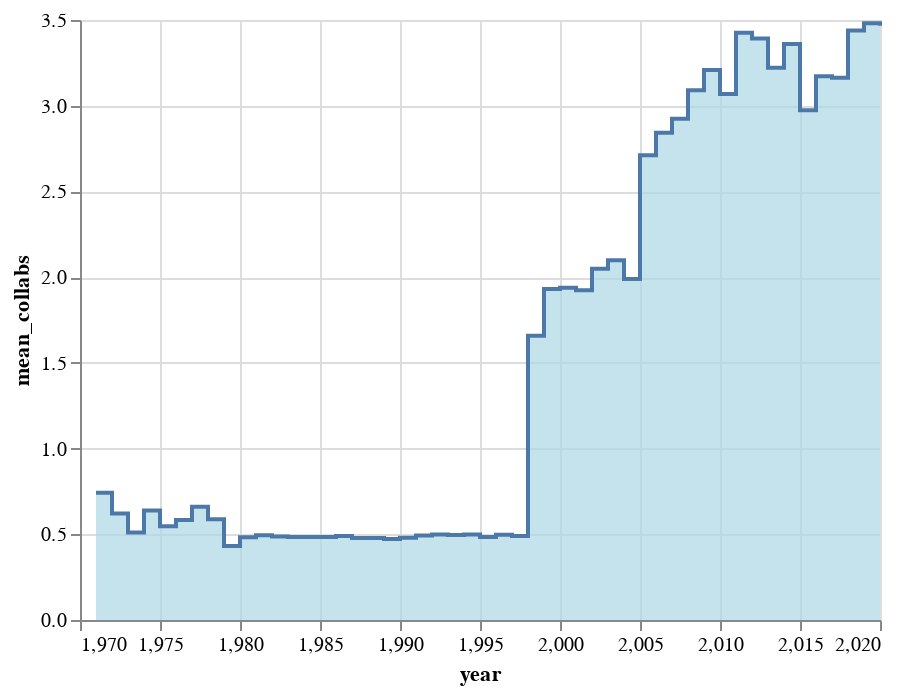

Notebook code for this chart:
### Code cell
alt.Chart(df_summary).mark_area(
    color="lightblue",
    interpolate='step-after',
    line=True
).encode(
    x='year',
    y='mean_collabs'
)

### Figure 1 — Vega-Lite specification as saved in the notebook (floating-point values rounded to 4 significant figures)
{"config": {"view": {"continuousWidth": 400, "continuousHeight": 300}}, "data": {"name": "data-b0d64454579e5b17c1b44d523476cb66"}, "mark": {"type": "area", "color": "lightblue", "interpolate": "step-after", "line": true}, "encoding": {"x": {"type": "quantitative", "field": "year"}, "y": {"type": "quantitative", "field": "mean_collabs"}}, "$schema": "https://vega.github.io/schema/vega-lite/v4.8.1.json", "datasets": {"data-b0d64454579e5b17c1b44d523476cb66": [{"year": 1971, "n_authors": 35, "n_papers": 28, "n_authors_per_paper": 1.5, "n_papers_per_author": 1.2, "n_collabs": 13, "n_isolates": 12, "mean_collabs": 0.7429, "largest_component": 0.1143, "deg_assort": -0.2133, "avg_clustering": 0.0, "transitivity": 0.0}, {"year": 1972, "n_authors": 58, "n_papers": 42, "n_authors_per_paper": 1.429, "n_papers_per_author": 1.034, "n_collabs": 18, "n_isolates": 22, "mean_collabs": 0.6207, "largest_component": 0.03448, "deg_assort": null, "avg_clustering": 0.0, "transitivity": 0.0}, {"year": 1973, "n_authors": 47, "n_papers": 36, "n_authors_per_paper": 1.333, "n_papers_per_author": 1.021, "n_collabs": 12, "n_isolates": 23, "mean_collabs": 0.5106, "largest_component": 0.04255, "deg_assort": null, "avg_clustering": 0.0, "transitivity": 0.0}, {"year": 1974, "n_authors": 47, "n_papers": 34, "n_authors_per_paper": 1.441, "n_papers_per_author": 1.043, "n_collabs": 15, "n_isolates": 17, "mean_collabs": 0.6383, "largest_component": 0.04255, "deg_assort": null, "avg_clustering": 0.0, "transitivity": 0.0}, {"year": 1975, "n_authors": 161, "n_papers": 131, "n_authors_per_paper": 1.359, "n_papers_per_author": 1.106, "n_collabs": 44, "n_isolates": 74, "mean_collabs": 0.5466, "largest_component": 0.01863, "deg_assort": -0.02326, "avg_clustering": 0.0, "transitivity": 0.0}, {"year": 1976, "n_authors": 120, "n_papers": 96, "n_authors_per_paper": 1.375, "n_papers_per_author": 1.1, "n_collabs": 35, "n_isolates": 54, "mean_collabs": 0.5833, "largest_component": 0.03333, "deg_assort": -0.09804, "avg_clustering": 0.0, "transitivity": 0.0}, {"year": 1977, "n_authors": 103, "n_papers": 81, "n_authors_per_paper": 1.432, "n_papers_per_author": 1.126, "n_collabs": 34, "n_isolates": 38, "mean_collabs": 0.6602, "largest_component": 0.02913, "deg_assort": -0.09677, "avg_clustering": 0.0, "transitivity": 0.0}, {"year": 1978, "n_authors": 34, "n_papers": 28, "n_authors_per_paper": 1.357, "n_papers_per_author": 1.118, "n_collabs": 10, "n_isolates": 14, "mean_collabs": 0.5882, "largest_component": 0.05882, "deg_assort": null, "avg_clustering": 0.0, "transitivity": 0.0}, {"year": 1979, "n_authors": 8860, "n_papers": 7996, "n_authors_per_paper": 1.248, "n_papers_per_author": 1.126, "n_collabs": 1914, "n_isolates": 5197, "mean_collabs": 0.4321, "largest_component": 0.0006772, "deg_assort": 0.01995, "avg_clustering": 0.0, "transitivity": 0.0}, {"year": 1980, "n_authors": 15717, "n_papers": 15008, "n_authors_per_paper": 1.265, "n_papers_per_author": 1.208, "n_collabs": 3797, "n_isolates": 8707, "mean_collabs": 0.4832, "largest_component": 0.000509, "deg_assort": -0.02675, "avg_clustering": 0.0001485, "transitivity": 0.004184}, {"year": 1981, "n_authors": 15820, "n_papers": 15090, "n_authors_per_paper": 1.271, "n_papers_per_author": 1.212, "n_collabs": 3909, "n_isolates": 8603, "mean_collabs": 0.4942, "largest_component": 0.0006321, "deg_assort": 0.0005716, "avg_clustering": 0.0, "transitivity": 0.0}, {"year": 1982, "n_authors": 13248, "n_papers": 12408, "n_authors_per_paper": 1.271, "n_papers_per_author": 1.191, "n_collabs": 3231, "n_isolates": 7205, "mean_collabs": 0.4878, "largest_component": 0.0006793, "deg_assort": -0.01462, "avg_clustering": 0.0, "transitivity": 0.0}, {"year": 1983, "n_authors": 14570, "n_papers": 13565, "n_authors_per_paper": 1.272, "n_papers_per_author": 1.184, "n_collabs": 3527, "n_isolates": 7947, "mean_collabs": 0.4841, "largest_component": 0.0004804, "deg_assort": -0.008598, "avg_clustering": 0.0, "transitivity": 0.0}, {"year": 1984, "n_authors": 14422, "n_papers": 13707, "n_authors_per_paper": 1.268, "n_papers_per_author": 1.206, "n_collabs": 3488, "n_isolates": 7955, "mean_collabs": 0.4837, "largest_component": 0.0007627, "deg_assort": 0.02082, "avg_clustering": 0.0001618, "transitivity": 0.00471}, {"year": 1985, "n_authors": 14106, "n_papers": 13415, "n_authors_per_paper": 1.268, "n_papers_per_author": 1.205, "n_collabs": 3418, "n_isolates": 7728, "mean_collabs": 0.4846, "largest_component": 0.0005671, "deg_assort": 0.004392, "avg_clustering": 0.0, "transitivity": 0.0}, {"year": 1986, "n_authors": 14348, "n_papers": 13360, "n_authors_per_paper": 1.272, "n_papers_per_author": 1.185, "n_collabs": 3513, "n_isolates": 7740, "mean_collabs": 0.4897, "largest_component": 0.000697, "deg_assort": -0.01331, "avg_clustering": 0.0, "transitivity": 0.0}, {"year": 1987, "n_authors": 14471, "n_papers": 13475, "n_authors_per_paper": 1.269, "n_papers_per_author": 1.181, "n_collabs": 3466, "n_isolates": 7976, "mean_collabs": 0.479, "largest_component": 0.0008983, "deg_assort": 0.05712, "avg_clustering": 0.0003686, "transitivity": 0.01172}, {"year": 1988, "n_authors": 13647, "n_papers": 12683, "n_authors_per_paper": 1.268, "n_papers_per_author": 1.179, "n_collabs": 3265, "n_isolates": 7483, "mean_collabs": 0.4785, "largest_component": 0.0005129, "deg_assort": 0.02302, "avg_clustering": 0.0, "transitivity": 0.0}, {"year": 1989, "n_authors": 15746, "n_papers": 14852, "n_authors_per_paper": 1.26, "n_papers_per_author": 1.189, "n_collabs": 3721, "n_isolates": 8757, "mean_collabs": 0.4726, "largest_component": 0.0004446, "deg_assort": -0.009351, "avg_clustering": 0.0, "transitivity": 0.0}, {"year": 1990, "n_authors": 15161, "n_papers": 14224, "n_authors_per_paper": 1.266, "n_papers_per_author": 1.187, "n_collabs": 3636, "n_isolates": 8336, "mean_collabs": 0.4797, "largest_component": 0.0005277, "deg_assort": 0.02035, "avg_clustering": 0.0001979, "transitivity": 0.005714}, {"year": 1991, "n_authors": 15641, "n_papers": 14467, "n_authors_per_paper": 1.278, "n_papers_per_author": 1.182, "n_collabs": 3851, "n_isolates": 8415, "mean_collabs": 0.4924, "largest_component": 0.0005115, "deg_assort": 0.0154, "avg_clustering": 0.0, "transitivity": 0.0}, {"year": 1992, "n_authors": 15973, "n_papers": 14889, "n_authors_per_paper": 1.278, "n_papers_per_author": 1.192, "n_collabs": 3978, "n_isolates": 8567, "mean_collabs": 0.4981, "largest_component": 0.0005008, "deg_assort": 0.07064, "avg_clustering": 0.0003965, "transitivity": 0.02396}, {"year": 1993, "n_authors": 15768, "n_papers": 14683, "n_authors_per_paper": 1.279, "n_papers_per_author": 1.191, "n_collabs": 3910, "n_isolates": 8438, "mean_collabs": 0.4959, "largest_component": 0.0005074, "deg_assort": -0.003961, "avg_clustering": 9.513e-05, "transitivity": 0.005445}, {"year": 1994, "n_authors": 17965, "n_papers": 16970, "n_authors_per_paper": 1.275, "n_papers_per_author": 1.204, "n_collabs": 4480, "n_isolates": 9653, "mean_collabs": 0.4987, "largest_component": 0.000835, "deg_assort": 0.04235, "avg_clustering": 0.0, "transitivity": 0.0}, {"year": 1995, "n_authors": 17882, "n_papers": 16748, "n_authors_per_paper": 1.269, "n_papers_per_author": 1.189, "n_collabs": 4327, "n_isolates": 9758, "mean_collabs": 0.484, "largest_component": 0.0005033, "deg_assort": 0.04411, "avg_clustering": 0.0001305, "transitivity": 0.004854}, {"year": 1996, "n_authors": 17514, "n_papers": 16117, "n_authors_per_paper": 1.28, "n_papers_per_author": 1.178, "n_collabs": 4354, "n_isolates": 9343, "mean_collabs": 0.4972, "largest_component": 0.0003997, "deg_assort": -0.007636, "avg_clustering": 0.0001713, "transitivity": 0.004886}, {"year": 1997, "n_authors": 17462, "n_papers": 15988, "n_authors_per_paper": 1.278, "n_papers_per_author": 1.17, "n_collabs": 4282, "n_isolates": 9388, "mean_collabs": 0.4904, "largest_component": 0.0004009, "deg_assort": 0.01113, "avg_clustering": 0.0, "transitivity": 0.0}, {"year": 1998, "n_authors": 21557, "n_papers": 14482, "n_authors_per_paper": 1.758, "n_papers_per_author": 1.181, "n_collabs": 17871, "n_isolates": 6230, "mean_collabs": 1.658, "largest_component": 0.004685, "deg_assort": 0.8288, "avg_clustering": 0.374, "transitivity": 0.8591}, {"year": 1999, "n_authors": 26441, "n_papers": 17212, "n_authors_per_paper": 1.864, "n_papers_per_author": 1.213, "n_collabs": 25535, "n_isolates": 6745, "mean_collabs": 1.931, "largest_component": 0.004992, "deg_assort": 0.7577, "avg_clustering": 0.4213, "transitivity": 0.8359}, {"year": 2000, "n_authors": 26663, "n_papers": 17873, "n_authors_per_paper": 1.847, "n_papers_per_author": 1.238, "n_collabs": 25841, "n_isolates": 6901, "mean_collabs": 1.938, "largest_component": 0.006038, "deg_assort": 0.8258, "avg_clustering": 0.4107, "transitivity": 0.8388}, {"year": 2001, "n_authors": 24504, "n_papers": 15852, "n_authors_per_paper": 1.86, "n_papers_per_author": 1.203, "n_collabs": 23559, "n_isolates": 6346, "mean_collabs": 1.923, "largest_component": 0.005673, "deg_assort": 0.7124, "avg_clustering": 0.4285, "transitivity": 0.8308}, {"year": 2002, "n_authors": 28400, "n_papers": 18485, "n_authors_per_paper": 1.912, "n_papers_per_author": 1.245, "n_collabs": 29089, "n_isolates": 6718, "mean_collabs": 2.049, "largest_component": 0.02947, "deg_assort": 0.6185, "avg_clustering": 0.4384, "transitivity": 0.788}, {"year": 2003, "n_authors": 27480, "n_papers": 17449, "n_authors_per_paper": 1.929, "n_papers_per_author": 1.225, "n_collabs": 28829, "n_isolates": 6391, "mean_collabs": 2.098, "largest_component": 0.004803, "deg_assort": 0.7948, "avg_clustering": 0.4556, "transitivity": 0.8458}, {"year": 2004, "n_authors": 11193, "n_papers": 6432, "n_authors_per_paper": 1.932, "n_papers_per_author": 1.11, "n_collabs": 11136, "n_isolates": 2806, "mean_collabs": 1.99, "largest_component": 0.005092, "deg_assort": 0.9276, "avg_clustering": 0.4537, "transitivity": 0.9234}, {"year": 2005, "n_authors": 33034, "n_papers": 18775, "n_authors_per_paper": 2.242, "n_papers_per_author": 1.274, "n_collabs": 44784, "n_isolates": 5384, "mean_collabs": 2.711, "largest_component": 0.09136, "deg_assort": 0.6143, "avg_clustering": 0.545, "transitivity": 0.7351}, {"year": 2006, "n_authors": 34145, "n_papers": 18837, "n_authors_per_paper": 2.3, "n_papers_per_author": 1.269, "n_collabs": 48534, "n_isolates": 5061, "mean_collabs": 2.843, "largest_component": 0.07846, "deg_assort": 0.6835, "avg_clustering": 0.5567, "transitivity": 0.7646}, {"year": 2007, "n_authors": 47580, "n_papers": 28125, "n_authors_per_paper": 2.254, "n_papers_per_author": 1.332, "n_collabs": 69576, "n_isolates": 7609, "mean_collabs": 2.925, "largest_component": 0.1646, "deg_assort": 0.5609, "avg_clustering": 0.5437, "transitivity": 0.7004}, {"year": 2008, "n_authors": 59667, "n_papers": 35104, "n_authors_per_paper": 2.318, "n_papers_per_author": 1.364, "n_collabs": 92181, "n_isolates": 8751, "mean_collabs": 3.09, "largest_component": 0.2003, "deg_assort": 0.5342, "avg_clustering": 0.5646, "transitivity": 0.6902}, {"year": 2009, "n_authors": 70702, "n_papers": 41251, "n_authors_per_paper": 2.32, "n_papers_per_author": 1.354, "n_collabs": 113433, "n_isolates": 10591, "mean_collabs": 3.209, "largest_component": 0.2118, "deg_assort": 0.8821, "avg_clustering": 0.564, "transitivity": 0.7853}, {"year": 2010, "n_authors": 65676, "n_papers": 37039, "n_authors_per_paper": 2.34, "n_papers_per_author": 1.32, "n_collabs": 100742, "n_isolates": 9570, "mean_collabs": 3.068, "largest_component": 0.1823, "deg_assort": 0.7687, "avg_clustering": 0.5725, "transitivity": 0.7523}, {"year": 2011, "n_authors": 67938, "n_papers": 36226, "n_authors_per_paper": 2.488, "n_papers_per_author": 1.327, "n_collabs": 116363, "n_isolates": 8740, "mean_collabs": 3.426, "largest_component": 0.2069, "deg_assort": 0.6723, "avg_clustering": 0.5995, "transitivity": 0.7055}, {"year": 2012, "n_authors": 66880, "n_papers": 35059, "n_authors_per_paper": 2.496, "n_papers_per_author": 1.308, "n_collabs": 113423, "n_isolates": 8323, "mean_collabs": 3.392, "largest_component": 0.2006, "deg_assort": 0.6344, "avg_clustering": 0.6077, "transitivity": 0.725}, {"year": 2013, "n_authors": 41771, "n_papers": 19696, "n_authors_per_paper": 2.556, "n_papers_per_author": 1.205, "n_collabs": 67267, "n_isolates": 5049, "mean_collabs": 3.221, "largest_component": 0.08073, "deg_assort": 0.6317, "avg_clustering": 0.6296, "transitivity": 0.8003}, {"year": 2014, "n_authors": 68363, "n_papers": 37226, "n_authors_per_paper": 2.456, "n_papers_per_author": 1.337, "n_collabs": 114852, "n_isolates": 8417, "mean_collabs": 3.36, "largest_component": 0.2105, "deg_assort": 0.911, "avg_clustering": 0.6033, "transitivity": 0.8042}, {"year": 2015, "n_authors": 67181, "n_papers": 36610, "n_authors_per_paper": 2.38, "n_papers_per_author": 1.297, "n_collabs": 99874, "n_isolates": 8830, "mean_collabs": 2.973, "largest_component": 0.1344, "deg_assort": 0.5224, "avg_clustering": 0.5833, "transitivity": 0.7345}, {"year": 2016, "n_authors": 72588, "n_papers": 38587, "n_authors_per_paper": 2.455, "n_papers_per_author": 1.305, "n_collabs": 115138, "n_isolates": 8665, "mean_collabs": 3.172, "largest_component": 0.1615, "deg_assort": 0.7194, "avg_clustering": 0.6025, "transitivity": 0.754}, {"year": 2017, "n_authors": 73079, "n_papers": 38305, "n_authors_per_paper": 2.479, "n_papers_per_author": 1.299, "n_collabs": 115579, "n_isolates": 8428, "mean_collabs": 3.163, "largest_component": 0.1701, "deg_assort": 0.6176, "avg_clustering": 0.6045, "transitivity": 0.7548}, {"year": 2018, "n_authors": 71355, "n_papers": 35528, "n_authors_per_paper": 2.581, "n_papers_per_author": 1.285, "n_collabs": 122699, "n_isolates": 7367, "mean_collabs": 3.439, "largest_component": 0.1816, "deg_assort": 0.8811, "avg_clustering": 0.6283, "transitivity": 0.8138}, {"year": 2019, "n_authors": 75878, "n_papers": 36991, "n_authors_per_paper": 2.642, "n_papers_per_author": 1.288, "n_collabs": 132041, "n_isolates": 7256, "mean_collabs": 3.48, "largest_component": 0.1909, "deg_assort": 0.9046, "avg_clustering": 0.643, "transitivity": 0.8107}, {"year": 2020, "n_authors": 77282, "n_papers": 37152, "n_authors_per_paper": 2.659, "n_papers_per_author": 1.278, "n_collabs": 133958, "n_isolates": 7373, "mean_collabs": 3.467, "largest_component": 0.1917, "deg_assort": 0.6969, "avg_clustering": 0.6467, "transitivity": 0.7676}]}}
